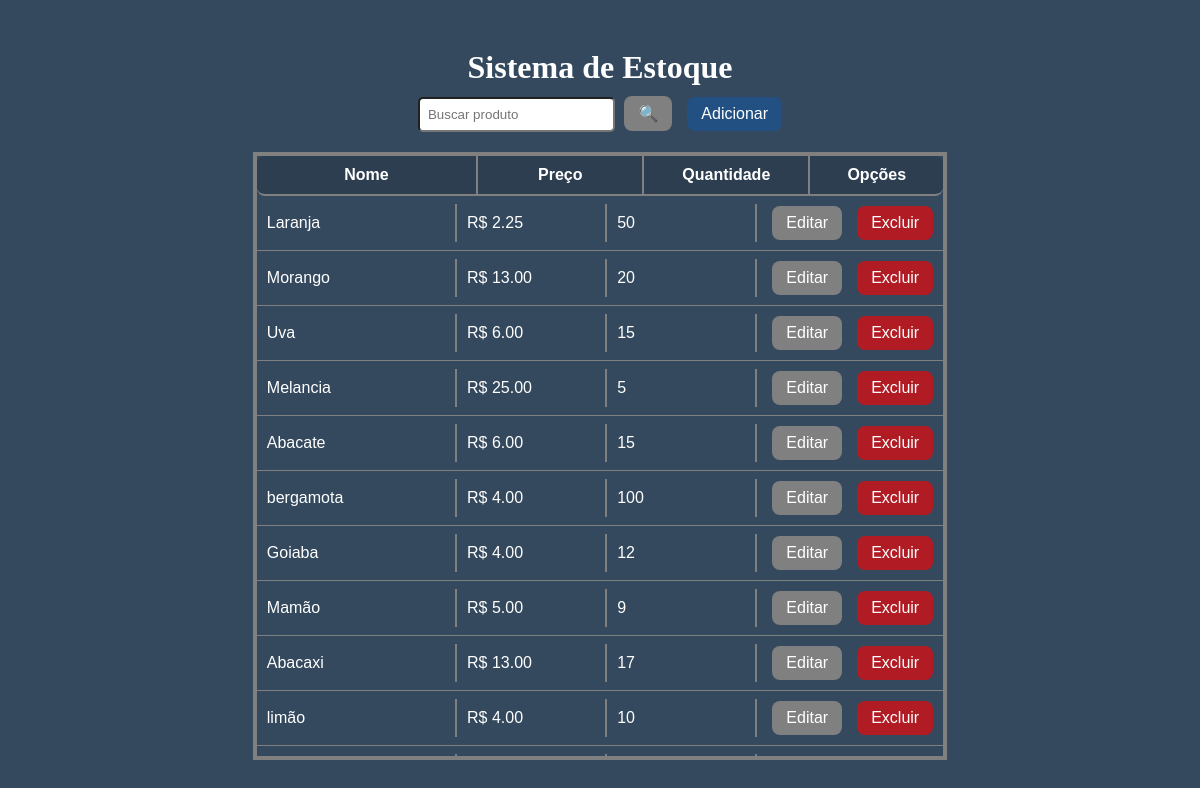
The page / on the database its author committed.
### tables this page shows
CREATE TABLE produtos (
    id INTEGER NOT NULL PRIMARY KEY AUTOINCREMENT, nome TEXT NOT NULL, preco REAL NOT NULL, quantidade INTEGER NOT NULL);

### app.py (the view)
@app.route('/')
def index():
    busca = request.args.get("busca")
    conexao = sqlite3.connect("database.db")
    cursor = conexao.cursor()
    if busca:
        cursor.execute(
            "SELECT * FROM produtos WHERE nome LIKE ?",
            ('%' + busca + '%',)
        )
    else:
        cursor.execute("SELECT * FROM produtos")
    produtos = cursor.fetchall()
    conexao.close()
    return render_template(
        'index.html',
        produtos=produtos
    )

### templates/index.html (shortened to what this page needs)
<!DOCTYPE html>
<html lang="pt-br">
<head>
    <link rel="stylesheet" href="{{ url_for('static', filename='style.css') }}">
</head>
<body>
    <h1 style="font-family: fancy">Sistema de Estoque</h1>
    <div class="topo">
        <form method="GET">
            <input
                style="padding: 8px; border-radius: 5px;"
                type="text"
                name="busca"
                placeholder="Buscar produto">
            <button type="submit" class="btn buscar">
                🔍
            </button>
        </form>
        <a href="/adicionar" class="btn adicionar">
            Adicionar
        </a>
    </div>
    <div class="lista-produtos">
        <div class="cabecalho-produtos" >
            <div>Nome</div>
            <div>Preço</div>
            <div>Quantidade</div>
            <div>Opções</div>
        </div>
        {% for produto in produtos %}
        <div class="linha-produto">
            <div class="nome-produto">
                {{ produto[1] }}
            </div>
            <div class="preco-produto">
                R$ {{ "%.2f"|format(produto[2]) }}
            </div>
            <div class="quan-produto">
                {{ produto[3] }}
            </div>
            <div class="opcoes-produto">
                <a href="/editar/{{ produto[0] }}" class="btn editar">
                    Editar
                </a>
                <a
                    href="/deletar/{{ produto[0] }}"
                    class="btn excluir"
                    onclick="return confirm('Tem certeza que deseja excluir este produto?')">
                    Excluir
                </a>
            </div>
        </div>
        {% endfor %}
    </div>
</body>
</html>

### static/style.css (style rules this page uses)
body { font-family: Arial, sans-serif; color: white; padding: 20px; background-color: #34495e; }
.btn { padding: 8px 14px; border-radius: 8px; color: white; text-decoration: none; display: inline-block; margin-left: 5px; cursor: pointer; font-size: 16px; border: none; }
.editar { background-color: gray; }
.excluir { background-color: rgba(255, 0, 0, 0.616); }
.adicionar { background-color: rgba(22, 85, 158, 0.575); }
.buscar { background-color: gray; }
.lista-produtos { border: 4px solid gray; padding: 0px; margin-top: 20px; height: 600px; width: 60%; overflow-y: auto; margin: 20px auto; }
.topo { display: flex; justify-content: center; align-items: center; gap: 10px; }
h1 { text-align: center; margin-bottom: 10px; }
.cabecalho-produtos, .linha-produto { display: grid; grid-template-columns: 2fr 1.5fr 1.5fr 1.2fr; gap: 0; align-items: center; border-bottom: 2px solid gray; }
.cabecalho-produtos { background-color: #2c3e50; color: white; border-radius: 8px; font-weight: bold; text-align: center; }
.cabecalho-produtos > div, .linha-produto > div { padding: 10px; border-right: 2px solid gray; }
.cabecalho-produtos > div:last-child, .linha-produto > div:last-child { border-right: none; }
.linha-produto { border-bottom: 1px solid gray; }
.opcoes-produto { display: flex; gap: 10px; }
.nome-produto, .preco-produto, .quan-produto { padding: 10px; border-radius: 0; }

### rows shown on the page
produtos: nome "Laranja", preco "2.25", quantidade "50"
produtos: nome "Morango", preco "13.00", quantidade "20"
produtos: nome "Uva", preco "6.00", quantidade "15"
produtos: nome "Melancia", preco "25.00", quantidade "5"
produtos: nome "Abacate", preco "6.00", quantidade "15"
produtos: nome "bergamota", preco "4.00", quantidade "100"
produtos: nome "Goiaba", preco "4.00", quantidade "12"
produtos: nome "Mamão", preco "5.00", quantidade "9"
produtos: nome "Abacaxi", preco "13.00", quantidade "17"
produtos: nome "limão", preco "4.00", quantidade "10"
